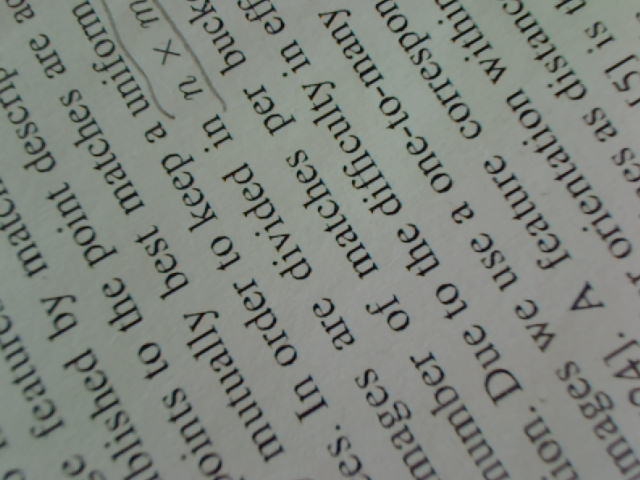
#> input picture images/texto/borroso0.png, 640 x 480 px
$ jupyter execute --allow-errors inversefilt.ipynb
#> lines starting #> are read from the running program, lines starting #| are printed output that depends on the picture; long printed decimals are rounded
# Filtrado inverso

En este notebook vamos a intentar deshacer una convolución trabajando en el dominio de la frecuencia.

## Bibliotecas y funciones auxiliares

[cell 1]
import numpy             as np
import numpy.fft         as fft
import scipy.linalg      as la
import cv2               as cv
import skimage           as si
import matplotlib.pyplot as plt
import numpy.random      as rnd
import scipy.signal      as signal
from matplotlib.pyplot import imshow, subplot, title

[cell 2]
def fig(w,h):
    plt.figure(figsize=(w,h))

def readrgb(file):
    return cv.cvtColor( cv.imread("../images/"+file), cv.COLOR_BGR2RGB)

def rgb2gray(x):
    return cv.cvtColor(x,cv.COLOR_RGB2GRAY)

def gray2float(x):
    return x.astype(float) / 255

def imshowg(x):
    imshow(x, 'gray')

def imshowx(x):
    imshow(x, 'gray', interpolation='nearest')

def imshowf(x):
    imshow(x, 'gray', vmin = 0, vmax=1)

def imshows(x,r=1):
    imshow(x, 'gray', vmin = -r, vmax=r)

[cell 3]
def dom(sz, raw=False):
    r,c = sz
    x,y = np.meshgrid(range(c),range(r))
    if (raw):
        return x,y
    else:
        c2 = c//2
        return (x-c2)/c2 , (y-r//2)/c2

def flip(x): return np.flipud(np.fliplr(x))

def conv(k,x):
    return cv.filter2D(x,-1,flip(k))

def cconv(k,x):
    return signal.convolve2d(x, k, boundary='symm', mode='same')

def ft(x):
    return fft.fft2(x)

def ift(x):
    return fft.ifft2(x)

# mejor fft.fftshift, fft.ifftshift, hay que cambiarlo y definir uncenter
def center(psf):
    h = psf.copy()
    r,c = psf.shape
    h = h[list(range(r//2,r)) + list(range(r//2)) ,:]
    h = h[:, list(range(c//2,c)) + list(range(c//2))]
    return h

def normaliza(x):
    return x / np.sum(x)

def pad(k,sz):
    r,c = sz
    rk,ck = k.shape
    rk2 = rk // 2
    ck2 = ck // 2
    r2  = r  // 2
    c2  = c  // 2
    y = np.zeros([r,c])
    y[r2-rk2:r2-rk2+rk, c2-ck2:c2-ck2+ck] = k
    return y

def invert(H, thres=0.1):
    x = H.copy()
    np.copyto(x,thres,where=abs(H)<thres)
    return 1/x

def wiener(psf,snr):
    H = ft(center(psf))
    return np.conjugate(H)/(np.abs(H)**2 + snr)

## Relación entre el filtro espacial y frecuencial

Antes de intentar el filtrado inverso, comprobamos que se obtiene el mismo resultado haciendo una convolución que atenuando frecuencias.

#> (a cell that did not finish here is left out)

Preparamos la máscara de convolución de un filtro gaussiano.

[cell 5]
r = 30
#> r = 30
x,y = dom((2*r+1,2*r+1),raw=True)
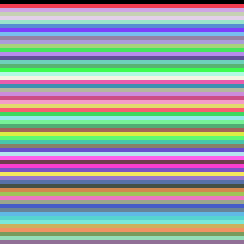
#> y: shape (61, 61) int64 (shown 4 times larger); 61 distinct labels, from 0 to 60; one colour per label, 0 black

sigma = 10
psf = np.exp(-((x-r)**2+(y-r)**2)/sigma**2)
psf = psf/np.sum(psf)
print(np.sum(psf))
#| 1
imshowx(psf)

Y la aplicamos a la imagen de entrada.

#> (a cell that did not finish here is left out)

El resultado es equivalente a una multiplicación elemento a elemento en el dominio de la frecuencia.

#> (a cell that did not finish here is left out)

#> (a cell that did not finish here is left out)

La diferencia entre las dos solo es apreciable cerca de los bordes. En realidad la convolución con máscaras grandes se implementa con la FFT.

La transformada de Fourier de una gaussiana de achura $\sigma$ es una gaussiana de anchura $1/\sigma$: cuanto mayor sea el emborronamiento más se atenuarán las altas frecuencias.

#> (a cell that did not finish here is left out)

[cell 10]
fig(12,5)
#> (the rest of this cell did not finish here and is left out)

## Filtrado inverso

En el dominio de la frecuencia, un filtro lineal es una multiplicación por H, la transformada de la máscara de convolución. Entonces, en principio, dividiendo por H se podría deshacer su efecto. Sería una "deconvolución". El problema es que H tenga ceros...

Cargamos una imagen para hacer los experimentos.

[cell 11]
img = readrgb('texto/borroso0.png')[:,50:480+50]
#> call 2 of readrgb, with file = 'texto/borroso0.png'
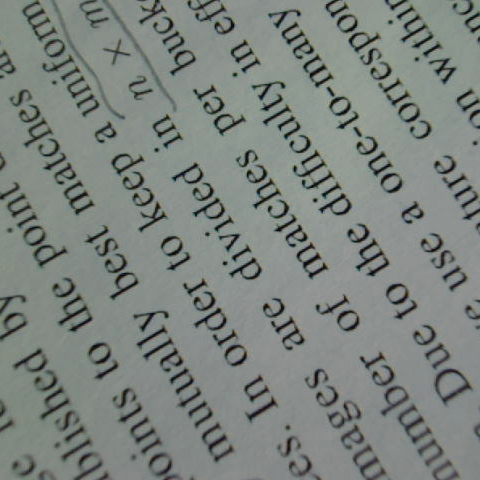
#> img: shape (480, 480, 3); mean B, G, R 126.7, 131.6, 124.8
g = rgb2gray(img)
f = gray2float(g)
imshowg(g)

Ahora elegimos una de las siguientes degradaciones.

[cell 12]
ejemplo = 1

# suavizado gaussiano
if ejemplo == 1:
    r = 30
    x,y = dom((2*r+1,2*r+1),raw=True)
    sigma = 10
    psf = np.exp(-((x-r)**2+(y-r)**2)/sigma**2)

# imagen doble
if ejemplo == 2:
    r = 10
    psf = np.zeros([2*r+1,2*r+1])
    psf[r,[r,r+10]] = 1
    psf = psf/np.sum(psf)

# imagen "movida" horizontalmente
if ejemplo == 3:
    r = 10
    psf = np.zeros([2*r+1,2*r+1])
    psf[r,:] = 1

psf = psf/np.sum(psf)
print(np.sum(psf))

s = conv(psf,f)
#> in conv, `return cv.filter2D(x,-1,flip(k))`:
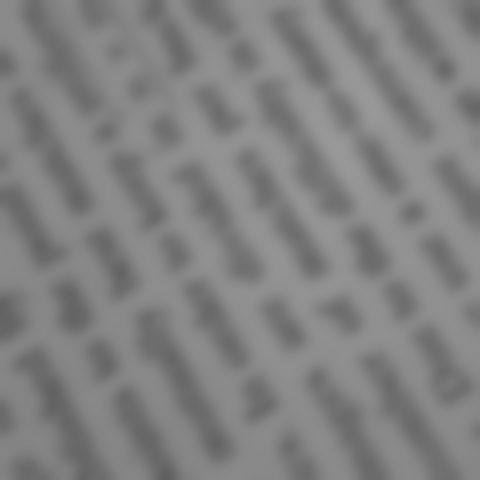
#> returned value: shape (480, 480) float64; min 0.373, max 0.601, mean 0.507

fig(12,5)
subplot(1,2,1); imshowx(psf)
subplot(1,2,2); imshowg(s)

Intentamos deshacer la degradación elegida. Para ello calculamos su FFT y calculamos la inversa, con cuidado de saturar los valores muy pequeños para que no se hagan infinitos.

En teoría es mejor usar el [filtro de Wiener](https://en.wikipedia.org/wiki/Wiener_deconvolution).

[cell 13]
h = pad(psf,f.shape)
#> in pad, `y[r2-rk2:r2-rk2+rk, c2-ck2:c2-ck2+ck] = k`:
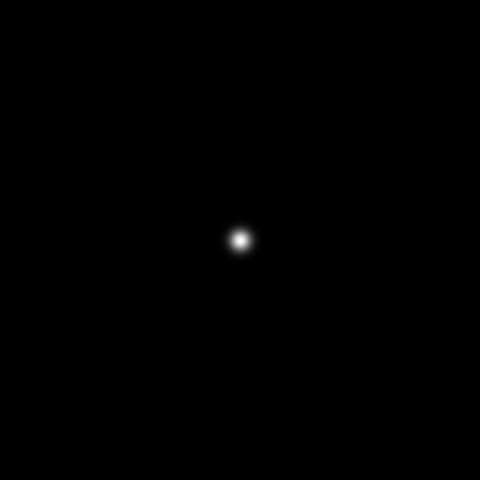
#> y: shape (480, 480) float64; min 0, max 0.00318, mean 4.34e-06; drawn with min black and max white

H = ft(center(h))

IH = invert(H,0.01)

IHW = wiener(pad(psf,f.shape),0.000001)

fig(12,10)
subplot(2,2,1); imshowg(h)
subplot(2,2,2); imshowg(abs(center(H)))
subplot(2,2,3); imshowg(abs(center(IH)))
subplot(2,2,4); imshowg(abs(center(IHW)))

[cell 14]
fig(12,10)
subplot(2,2,1); imshowf(f); title('orig')
subplot(2,2,2); imshowf(s); title('input')

subplot(2,2,3)
imshowf(abs(ift(ft(s)*IH)))
title('inv')

subplot(2,2,4)
imshowf(abs(ift(ft(s)*IHW)))
title('wiener');

El resultado no está mal pero es una situación poco realista: una degradación sintética y conocida.

## Imagen natural

Intentamos mejorar una imagen real desenfocada ópticamente. Sin demasiado éxito, tal vez porque la respuesta al impulso (su *point spread function*) no es una gaussiana ni la transformación invariante a desplazamientos, etc.

[cell 15]
b = readrgb('texto/bo2.png')[100:700,150:750]
#> call 3 of readrgb, with file = 'texto/bo2.png'
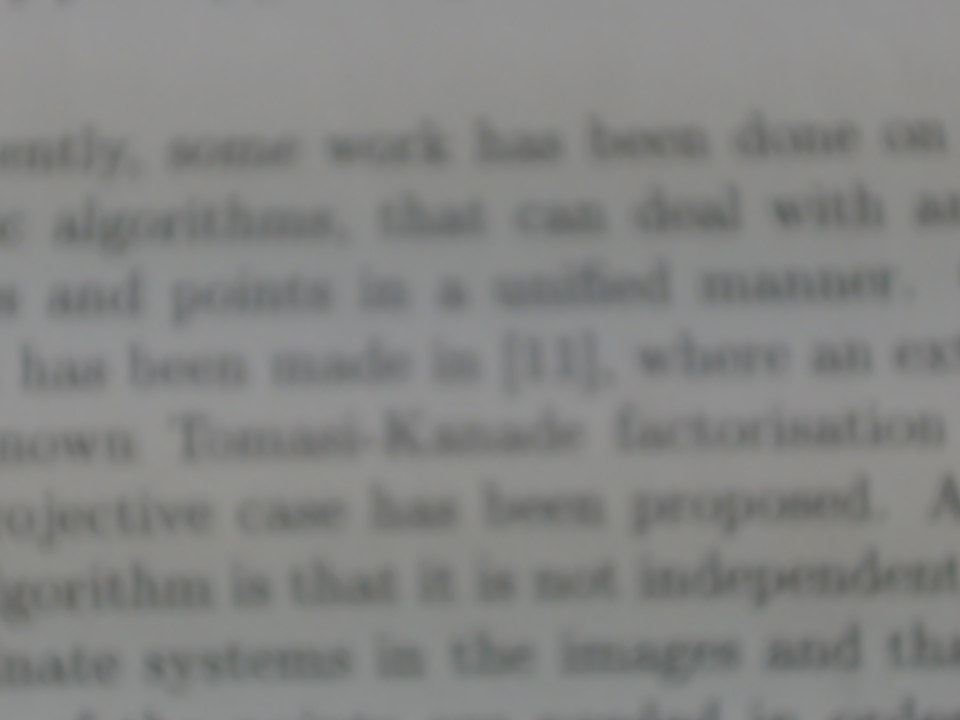
#> input picture images/texto/bo2.png, 960 x 720 px
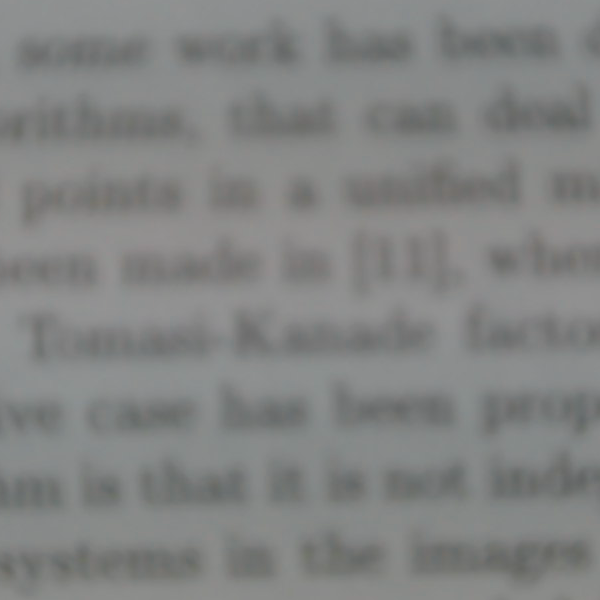
#> b: shape (600, 600, 3); mean B, G, R 130.7, 131.5, 130.1
b = gray2float(rgb2gray(b))
fig(12,8)
imshow(b,'gray',vmin=0,vmax=1);

[cell 16]
# radio de la máscara
r = 100
x,y = dom((2*r+1,2*r+1),raw=True)

# sigma que suponemos
sigma = 9
psf = np.exp(-((x-r)**2+(y-r)**2)/sigma**2)
psf = psf/np.sum(psf)
print(np.sum(psf))

IHW = wiener(pad(psf,b.shape),0.001)
#> psf: shape (201, 201) float64

rb = abs(ift(ft(b)*IHW))

fig(12,8)
imshowf(rb)

### Depuración

Hemos capturado la misma imagen pero mejor enfocada.

[cell 17]
#b = readrgb('texto/borroso1.png')
b0 = readrgb('texto/bo0.png')
#> call 4 of readrgb, with file = 'texto/bo0.png'
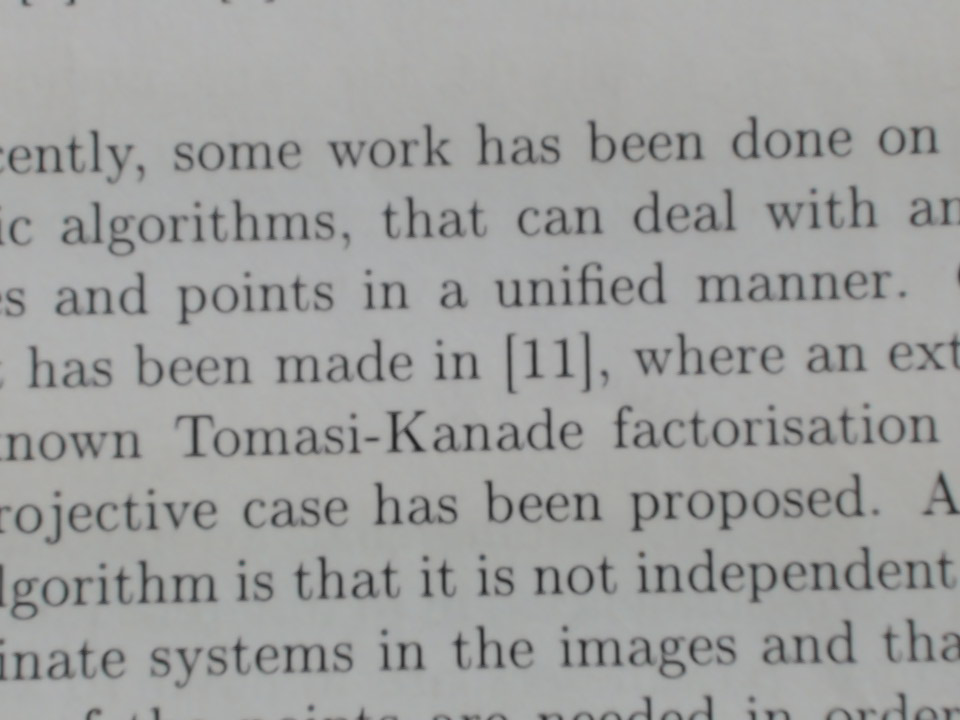
#> input picture images/texto/bo0.png, 960 x 720 px
b0 = gray2float(rgb2gray(b0))
b = readrgb('texto/bo2.png')
b = gray2float(rgb2gray(b))

fig(12,8)
imshowf(b0)

Vamos a ver si al menos "a ojo" la imagen desenfocada y el suavizado gaussiano se parecen.

[cell 18]
fig(12,8)
imshowf(b)

[cell 19]
gb = cv.GaussianBlur(b0,(-1,-1),8)

fig(12,8)
imshowf(gb)

[cell 20]
fig(12,8)
imshow(b[300:450,450:650],'gray');

[cell 21]
fig(12,8)
imshow(gb[300:450,450:650],'gray');

La imagen original está bastante pixelada en comparación con la sintética, pero se parecen bastante.

Vamos a comparar el resultado del filtrado inverso con la imagen enfocada.

[cell 22]
r = 100
x,y = dom((2*r+1,2*r+1),raw=True)

sigma = 8
psf = np.exp(-((x-r)**2+(y-r)**2)/sigma**2)
psf = psf/np.sum(psf)
print(np.sum(psf))

IHW = wiener(pad(psf,b.shape),0.001)
#> call 3 of wiener, with snr = 0.001
#> in wiener (call 3), `H = ft(center(psf))`:
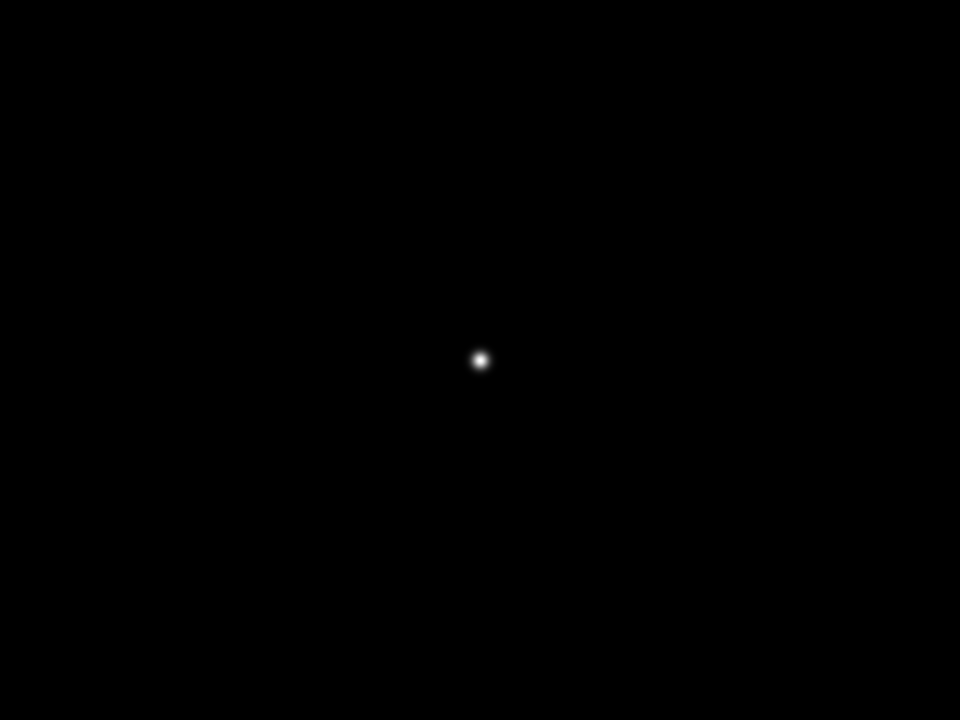
#> psf: shape (720, 960) float64; min 0, max 0.00497, mean 1.45e-06; drawn with min black and max white
#> psf: shape (201, 201) float64

rb = abs(ift(ft(b)*IHW))
#> rb: shape (720, 960) float64

fig(12,8)
#subplot(1,2,1); imshowg(b)
#subplot(1,2,2); imshowf(abs(ift(ft(b)*IHW)))
imshowf(rb)

Ampliamos:

[cell 23]
fig(12,8)
imshow(rb[300:450,450:650],'gray');
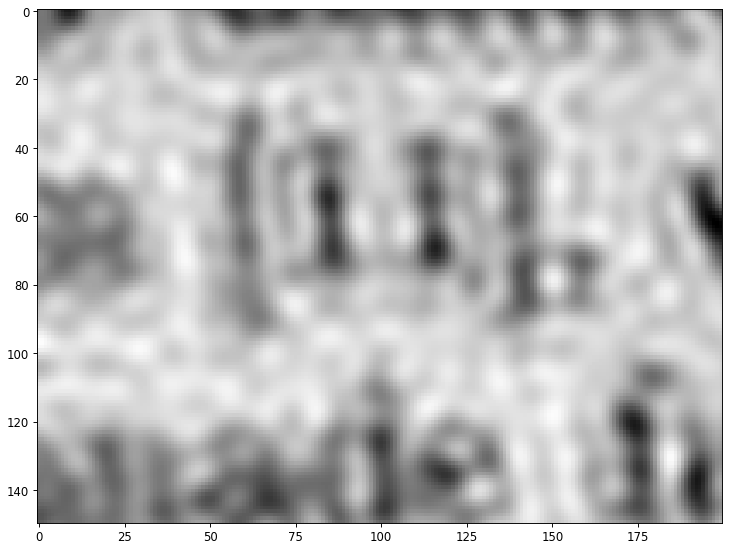
#> figure drawn by matplotlib, 1 panel

[cell 24]
fig(12,8)
imshow(b0[300:450,450:650],'gray');
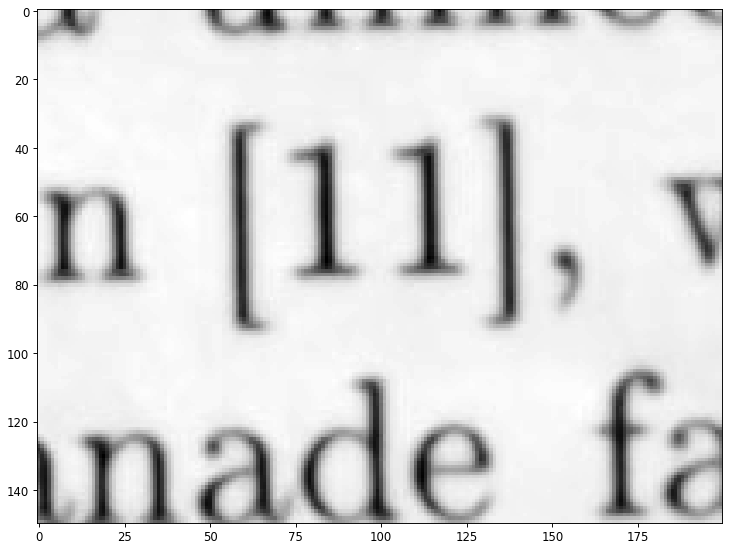
#> figure drawn by matplotlib, 1 panel
